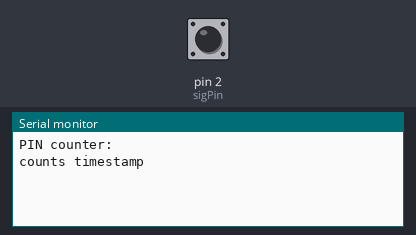
A sketch run on a simulated Arduino Uno, built with avr-gcc and run on an emulated ATmega328P. Parts: the last lines printed to the serial monitor. The test bench sets the inputs (shaded band); at power-on: pin 2 (sigPin) HIGH.

Above: at 1.2 s.
1.3 s: pin 2 (sigPin) pulled LOW for 0.15 s
At 2.3 s:
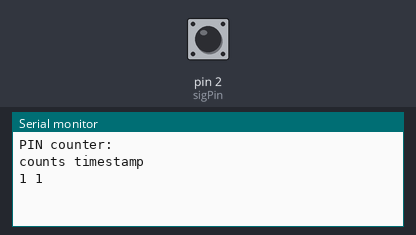
2.9 s: pin 2 (sigPin) pulled LOW for 1 s
At 3.5 s:
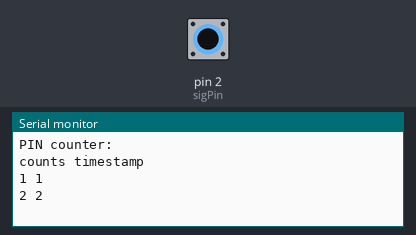
5.4 s: pin 2 (sigPin) pulled LOW for 0.15 s
At 6.6 s:
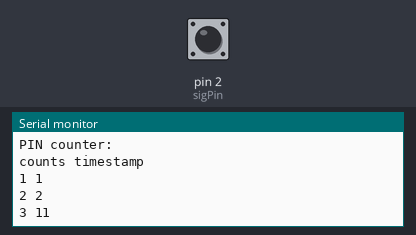

Measured:
- after the input at 1.3 s, the serial monitor: prints a new line at once (image 1)
- after the input at 2.9 s, the serial monitor: prints a new line at once (image 2)
- after the input at 5.4 s, the serial monitor: prints a new line at once (image 3)

The sketch:

PIN_Diode.ino
```cpp
int sigPin = 2;

int sigCount = 0;
int sigFlag=0;        //flag to listen for signal counts from the PIN circuit
unsigned long currentTime=0;
int prevTime=0;
int seconds=0;


void setup() {
    Serial.begin(9600);

    pinMode(sigPin, INPUT);
    digitalWrite(sigPin, HIGH);

    Serial.println("PIN counter:");
    Serial.println("counts timestamp");
}

void loop() {
    int sig = digitalRead(sigPin);

    if(sig == 0 && sigFlag == 0){
        sigFlag = 1;
        currentTime = millis()/1000.0;
        sigCount++;

        Serial.print(sigCount); Serial.print(" "); Serial.println(currentTime, 4);
        }
    else if (sig == 1 && sigFlag == 1) {
        sigFlag = 0;
    }


    }
```
